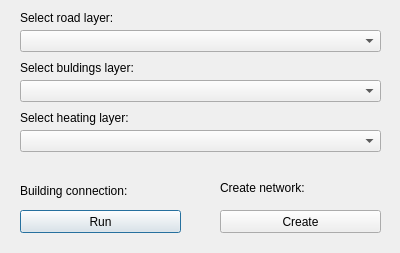
<?xml version="1.0" encoding="UTF-8"?>
<ui version="4.0">
 <class>networkcreateDialogBase</class>
 <widget class="QDialog" name="networkcreateDialogBase">
  <property name="geometry">
   <rect>
    <x>0</x>
    <y>0</y>
    <width>400</width>
    <height>253</height>
   </rect>
  </property>
  <property name="windowTitle">
   <string>Network_creator</string>
  </property>
  <widget class="QLabel" name="Buildingconnection">
   <property name="geometry">
    <rect>
     <x>20</x>
     <y>180</y>
     <width>131</width>
     <height>21</height>
    </rect>
   </property>
   <property name="text">
    <string>Building connection:</string>
   </property>
  </widget>
  <widget class="QPushButton" name="runButton">
   <property name="geometry">
    <rect>
     <x>20</x>
     <y>210</y>
     <width>161</width>
     <height>23</height>
    </rect>
   </property>
   <property name="text">
    <string>Run</string>
   </property>
  </widget>
  <widget class="QPushButton" name="createnetwork">
   <property name="geometry">
    <rect>
     <x>220</x>
     <y>210</y>
     <width>161</width>
     <height>23</height>
    </rect>
   </property>
   <property name="text">
    <string>Create</string>
   </property>
  </widget>
  <widget class="QLabel" name="label_2">
   <property name="geometry">
    <rect>
     <x>220</x>
     <y>180</y>
     <width>151</width>
     <height>16</height>
    </rect>
   </property>
   <property name="text">
    <string>Create network:</string>
   </property>
  </widget>
  <widget class="QComboBox" name="roadsComboBox">
   <property name="geometry">
    <rect>
     <x>20</x>
     <y>30</y>
     <width>361</width>
     <height>22</height>
    </rect>
   </property>
  </widget>
  <widget class="QComboBox" name="buildingsComboBox">
   <property name="geometry">
    <rect>
     <x>20</x>
     <y>80</y>
     <width>361</width>
     <height>22</height>
    </rect>
   </property>
  </widget>
  <widget class="QLabel" name="Selectr">
   <property name="geometry">
    <rect>
     <x>20</x>
     <y>10</y>
     <width>151</width>
     <height>16</height>
    </rect>
   </property>
   <property name="text">
    <string>Select road layer:</string>
   </property>
  </widget>
  <widget class="QLabel" name="label_4">
   <property name="geometry">
    <rect>
     <x>20</x>
     <y>60</y>
     <width>161</width>
     <height>16</height>
    </rect>
   </property>
   <property name="text">
    <string>Select buldings layer:</string>
   </property>
  </widget>
  <widget class="QComboBox" name="heatingComboBox">
   <property name="geometry">
    <rect>
     <x>20</x>
     <y>130</y>
     <width>361</width>
     <height>22</height>
    </rect>
   </property>
  </widget>
  <widget class="QLabel" name="label_5">
   <property name="geometry">
    <rect>
     <x>20</x>
     <y>110</y>
     <width>161</width>
     <height>16</height>
    </rect>
   </property>
   <property name="text">
    <string>Select heating layer:</string>
   </property>
  </widget>
 </widget>
 <resources/>
 <connections/>
</ui>
